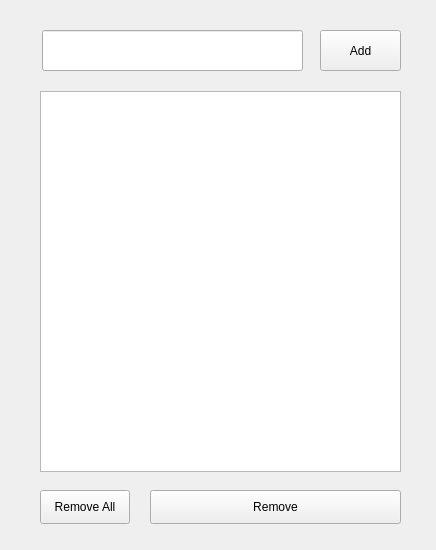
<?xml version="1.0" encoding="UTF-8"?>
<ui version="4.0">
 <class>MainWindow</class>
 <widget class="QMainWindow" name="MainWindow">
  <property name="geometry">
   <rect>
    <x>0</x>
    <y>0</y>
    <width>436</width>
    <height>550</height>
   </rect>
  </property>
  <property name="windowTitle">
   <string>TODO list</string>
  </property>
  <widget class="QWidget" name="centralwidget">
   <property name="autoFillBackground">
    <bool>false</bool>
   </property>
   <widget class="QLineEdit" name="textbox">
    <property name="geometry">
     <rect>
      <x>42</x>
      <y>30</y>
      <width>261</width>
      <height>41</height>
     </rect>
    </property>
   </widget>
   <widget class="QPushButton" name="btn_add">
    <property name="geometry">
     <rect>
      <x>320</x>
      <y>30</y>
      <width>81</width>
      <height>41</height>
     </rect>
    </property>
    <property name="text">
     <string>Add</string>
    </property>
   </widget>
   <widget class="QPushButton" name="btn_rmall">
    <property name="geometry">
     <rect>
      <x>40</x>
      <y>490</y>
      <width>90</width>
      <height>34</height>
     </rect>
    </property>
    <property name="text">
     <string>Remove All</string>
    </property>
   </widget>
   <widget class="QPushButton" name="btn_rm">
    <property name="geometry">
     <rect>
      <x>150</x>
      <y>490</y>
      <width>251</width>
      <height>34</height>
     </rect>
    </property>
    <property name="text">
     <string>Remove</string>
    </property>
   </widget>
   <widget class="QListWidget" name="listWidget">
    <property name="geometry">
     <rect>
      <x>40</x>
      <y>91</y>
      <width>361</width>
      <height>381</height>
     </rect>
    </property>
   </widget>
  </widget>
 </widget>
 <resources/>
 <connections/>
</ui>
